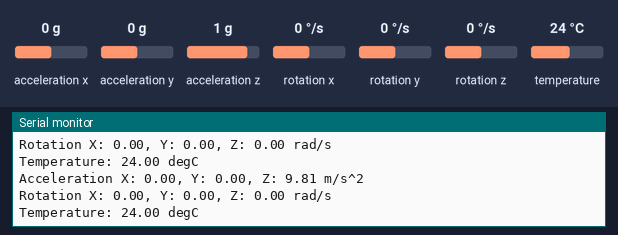
A sketch run on a simulated Arduino Leonardo, built with avr-gcc and run on an emulated ATmega32U4. On the bench: the last lines printed to the serial monitor. The test bench sets the inputs (shaded band); at power-on: acceleration x 0 g, acceleration y 0 g, acceleration z 1 g, rotation x 0 °/s, rotation y 0 °/s, rotation z 0 °/s, temperature 24 °C.

Above: at 1.3 s.
1.4 s: acceleration x set to -1.4 g
At 2.0 s:
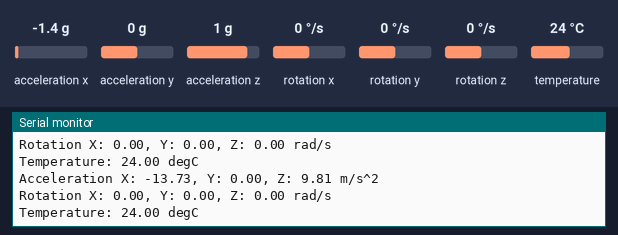
2.9 s: acceleration y set to -1.4 g
At 3.5 s:
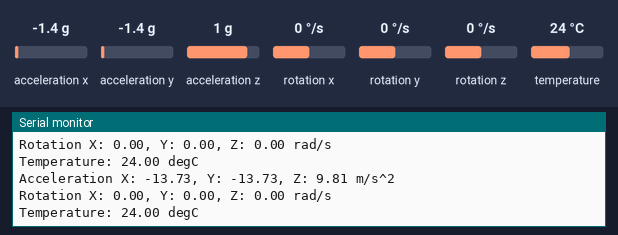
4.4 s: acceleration z set to -1.4 g
At 5.0 s:
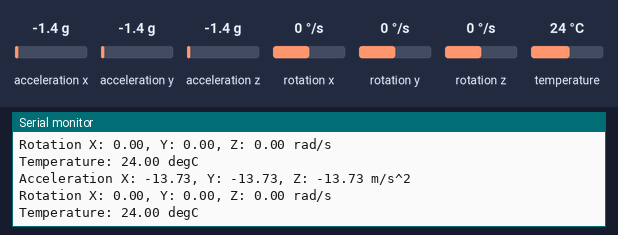
5.9 s: rotation x set to -192 °/s
At 6.5 s:
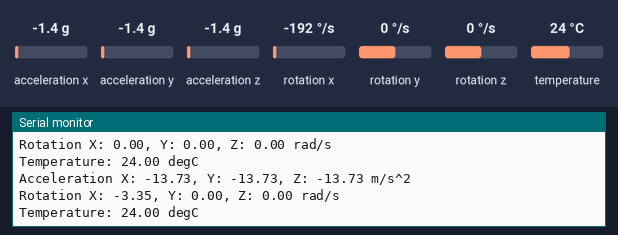
7.4 s: rotation y set to -192 °/s
At 8.0 s:
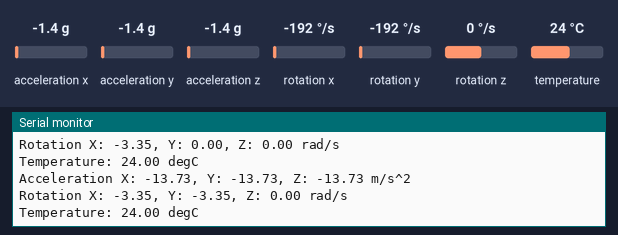

The sketch:

Stepper-motor-hall-effect-task-1.ino
```cpp
#include <Stepper.h>

#include <Adafruit_MPU6050.h>
#include <Adafruit_Sensor.h>
#include <Wire.h>


Adafruit_MPU6050 mpu3;

//1.8 degree step angle = 200 steps per revolution

//const int StepsPerRevolution = 200;

//Initializing Stepper Library
//(steps,AIN1,AIN2, BIN1, BIN2)
//Stepper nema17Stepper(StepsPerRevolution, 5, 4, 6, 7);

//int sensor2 = 2; // sensor pin
//int val2; // 1: Magnetic field detected, 0: No magnetic field detected


void setup() {
  // put your setup code here, to run once:

  //Set the motor speed in rpm
  // nema17Stepper.setSpeed(10);

  // Serial.begin(9600);

  // Serial.println("NEMA 17 is initialized with TB6612");

  //  pinMode(sensor2, INPUT); // set sensor pin as input
  Serial.begin(9600);
  while (!Serial)
    delay(10); // will pause Zero, Leonardo, etc until serial console opens

  Serial.println("Adafruit MPU6050 test!");

  // Try to initialize MPU at I2C address 3 (change this to your MPU's actual address)!
  if (!mpu3.begin()) {   // defaults to 0x68
    Serial.println("Failed to find MPU6050 chip");
    while (1) {
      delay(10);
    }
  }
  Serial.println("MPU6050 Found!");
}

void loop() {
  // put your main code here, to run repeatedly:

  // Serial.println("Moving Clockwise");
  // nema17Stepper.step(StepsPerRevolution);
  // delay(1000); //Pause for one second

  // Serial.println("Moving CCW");
  // nema17Stepper.step(-StepsPerRevolution);
  // delay(1000);

  // val2 = digitalRead(sensor2); // Read the sensor

  // if(val2==1)
  // {
  // Serial.println("Magnet Not Detected");
  // }

  // else
  // {
  //     Serial.println("Magnet Detected");

  // }

  // delay(50);
 /* Get new sensor events with the readings */
  sensors_event_t a3, g3, temp3;
  mpu3.getEvent(&a3, &g3, &temp3);

  /* Print out the values */
  Serial.print("Acceleration X: ");
  Serial.print(a3.acceleration.x);
  Serial.print(", Y: ");
  Serial.print(a3.acceleration.y);
  Serial.print(", Z: ");
  Serial.print(a3.acceleration.z);
  Serial.println(" m/s^2");

  Serial.print("Rotation X: ");
  Serial.print(g3.gyro.x);
  Serial.print(", Y: ");
  Serial.print(g3.gyro.y);
  Serial.print(", Z: ");
  Serial.print(g3.gyro.z);
  Serial.println(" rad/s");

  Serial.print("Temperature: ");
  Serial.print(temp3.temperature);
  Serial.println(" degC");
  delay(500);
}
```

Measured:
- after the input at 1.4 s, the serial monitor: prints a new line after 0.14 s (image 1)
- after the input at 2.9 s, the serial monitor: prints a new line after 0.16 s (image 2)
- after the input at 4.4 s, the serial monitor: prints a new line after 0.18 s (image 3)
- after the input at 5.9 s, the serial monitor: prints a new line after 0.21 s (image 4)
- after the input at 7.4 s, the serial monitor: prints a new line after 0.23 s (image 5)
